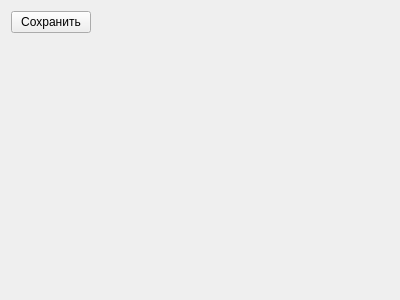
<?xml version="1.0" encoding="UTF-8"?>
<ui version="4.0">
 <class>Draw_De_v</class>
 <widget class="QWidget" name="Draw_De_v">
  <property name="geometry">
   <rect>
    <x>0</x>
    <y>0</y>
    <width>400</width>
    <height>300</height>
   </rect>
  </property>
  <property name="windowTitle">
   <string>Form</string>
  </property>
  <layout class="QGridLayout" name="gridLayout">
   <item row="0" column="0">
    <widget class="QPushButton" name="Save">
     <property name="text">
      <string>Сохранить</string>
     </property>
    </widget>
   </item>
   <item row="0" column="1">
    <spacer name="horizontalSpacer">
     <property name="orientation">
      <enum>Qt::Horizontal</enum>
     </property>
     <property name="sizeHint" stdset="0">
      <size>
       <width>40</width>
       <height>20</height>
      </size>
     </property>
    </spacer>
   </item>
   <item row="1" column="0" colspan="2">
    <widget class="QCustomPlot" name="De_v_graph" native="true"/>
   </item>
  </layout>
 </widget>
 <customwidgets>
  <customwidget>
   <class>QCustomPlot</class>
   <extends>QWidget</extends>
   <header>qcustomplot.h</header>
   <container>1</container>
  </customwidget>
 </customwidgets>
 <resources/>
 <connections/>
</ui>
